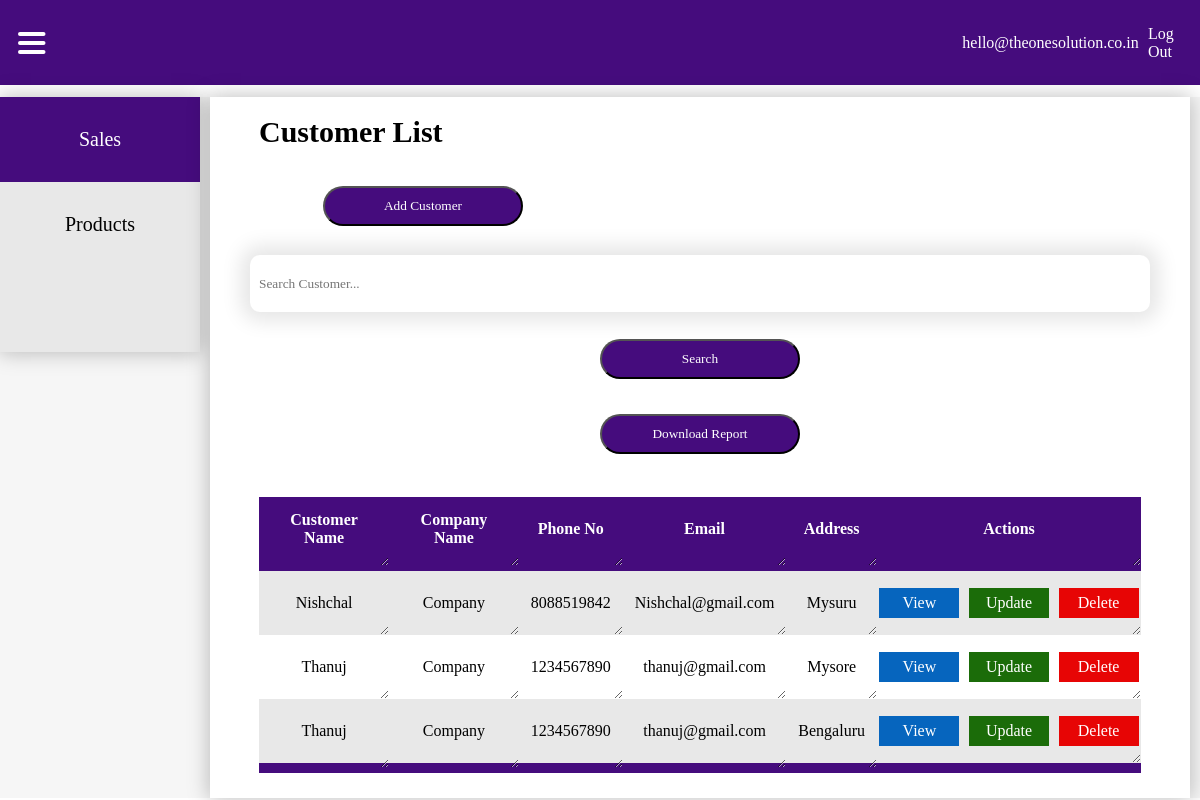
The page /cms/customerlist/ (signed in) on the database its author committed.
### mainapp/models.py (models this page shows, shortened)
class User(AbstractUser):
    is_admin = models.BooleanField(default=False)
    is_sales_login = models.BooleanField(default=False)
    is_service_desk = models.BooleanField(default=False)
    is_technician = models.BooleanField(default=False)

class Customer(models.Model):
    customer_name = models.CharField(max_length=100, null=True, blank=True, default=None)
    company_name = models.CharField(max_length=100, default='Company')
    customer_email = models.EmailField()
    customer_phone = models.CharField(max_length=10)
    customer_location = models.CharField(max_length=1000, null=True, blank=True, default=None)
    created_at = models.DateTimeField(default=get_current_date)

### mainapp/views.py (the view)
# urls.py: path('customerlist/', CustomerListView.as_view(), name='customerlist'),
class CustomerListView(LoginRequiredMixin, ListView):
    template_name = "customerlist.html"
    queryset = Customer.objects.all().order_by('-id')
    context_object_name = "customers"

### mainapp/templates/customerlist.html (shortened to what this page needs)
{% load static %}
<!DOCTYPE html>
<html lang="en">
<head>
    <link rel="stylesheet" href="{% static 'css/dashboard.css' %}">
</head>
<body>
    {% if request.user.is_sales_login or request.user.is_admin %}
     <nav>
        <div class="menu" >
            <img src="{% static 'icons/hamburger menu.svg' %}" alt="" onclick="toggleNavigation()">
        </div>
        <ul>
            <li>
                {% if request.user.is_authenticated %}
                <a href="">{{ request.user.username }}</a>
                <a href="{% url 'logout' %}">Log Out</a>
                {% else %}
                <a href="">Profile</a>
                <img src="{% static 'icons/dropdownarrowsvg.svg' %}" alt="">
                {% endif %}
            </li>
        </ul>
    </nav>
    <div class="contentholder">
        <div class="navigation">
            <div class="tabholder">
                {% if request.user.is_sales_login or request.user.is_admin %}
                <div class="nav-tab" onclick="toggleActive(this)">
                    <a href="{% url 'customerlist' %}">Sales</a>
                </div>
                <div class="nav-tab" onclick="toggleActive(this)">
                    <a href="{% url 'allproducts' %}">Products</a>
                </div>
                {% endif %}
                <div class="nav-tab" onclick="toggleActive(this)">
                    <a href=""></a>
                </div>
            </div>
        </div>
        <div class="displayboard">
            <div class="whiteboard">
                <div class="alignmentmaker">
                    <h3>Customer List</h3>
                    <div class="bottonholder">
                        <a href="{% url 'customercreate' %}"><button>Add Customer</button></a>
                    </div>
                    <form method="post" action="{% url 'search_results' %}">
                        <input type="text" name="q" placeholder="Search Customer...">
                        <button type="submit">Search</button>
                    </form>
                    <form method="post" action="{% url 'download_excel' %}">
                        <button type="submit">Download Report</button>
                    </form>
                    <table>
                        <thead>
                            <tr>
                                <th>Customer Name</th>
                                <th>Company Name</th>
                                <th>Phone No</th>
                                <th>Email</th>
                                <th>Address</th>
                                <th>Actions</th>
                            </tr>
                        </thead>
                        <tbody>
                            {% for customer in customers %}
                            <tr>
                                <td>{{ customer.customer_name | safe }}</td>
                                <td>{{ customer.company_name | safe }}</td>
                                <td>{{ customer.customer_phone | safe }}</td>
                                <td>{{ customer.customer_email | safe }}</td>
                                <td>{{ customer.customer_location | safe }}</td>
                                <td class="action">
                                    <a id="view" href="{% url 'customerdetails' customer.pk %}"><div class="buttonview">View</div></a>
                                    <a id="update" href="{% url 'customerupdate' customer.pk %}"><div class="button">Update</div></a>
                                    <a id="delete" href="{% url 'customerdelete' customer.pk %}"><div class="buttondelete">Delete</div></a>
                                </td>
                            </tr>
                            {% endfor %}
                        </tbody>
                    </table>
                </div>
            </div>
        </div>
    </div>
    {% else %}
    <p>Return to Login Page</p>
    {% endif %}
</body>
</html>

### static/css/dashboard.css (style rules this page uses)
* { margin: 0; padding: 0; font-family: Montserrat; }
nav { background: #450C7D; width: 100%; height: 85px; display: flex; justify-content: right; align-items: center; }
nav img { margin-left: 3%; }
nav ul { width: 100%; display: flex; align-items: center; justify-content: flex-end; }
nav ul li { margin: 2%; display: flex; align-items: center; justify-content: flex-end; }
nav ul li a { text-decoration: none; color: white; font-family: Montserrat; }
.contentholder { width: 100%; display: flex; align-items: start; justify-content: center; background: #F6F6F6; margin-top: 1%; }
.navigation { width: 20%; height: 100%; background: #FFF; box-shadow: 0px 0px 20px 1px rgba(0, 0, 0, 0.25); display: grid; align-items: center; justify-items: center; transition: width 0.5s ease-in-out; }
.displayboard { width: 100%; display: grid; align-items: start; justify-items: center; transition: width 0.5s ease-in-out; }
.menu { width: 100%; display: flex; align-items: center; justify-content: left; height: 100%; }
.menu img { margin: 3% 5% 3% 3%; cursor: pointer; }
.nav-tab { width: 100%; height: 85px; display: flex; align-items: center; justify-content: center; background: #E8E8E8; cursor: pointer; transition: .3s ease-in-out; }
.nav-tab.active { background: #450C7D; color: white; transition: .3s ease-in-out; }
.nav-tab.active a { color: white; }
.nav-tab a { text-decoration: none; color: black; text-align: center; font-size: 20px; color: black; width: 100%; height: 100%; display: flex; align-items: center; justify-content: center; }
.tabholder { width: 100%; }
.whiteboard { width: 98%; background: white; box-shadow: 0px 0px 20px 1px rgba(0, 0, 0, 0.25); display: flex; align-items: start; justify-content: center; }
.alignmentmaker { width: 90%; display: grid; align-items: start; justify-items: center; }
.alignmentmaker h3 { font-size: 30px; margin: 2% 0% 2% 0%; width: 100%; }
form { width: 100%; display: grid; align-items: center; justify-items: center; }
input { width: 100%; height: 40px; border: none; box-shadow: 0px 0px 20px 9px rgba(0,0,0,0.1); margin: 1%; padding: 1%; border-radius: 10px; }
button { width: 200px; height: 40px; background-color: #450C7D; color: #FFF; border-radius: 20px; margin: 2%; cursor: pointer; }
table { border-collapse: collapse; margin: 25px 0; font-size: 16px; width: 100%; resize: both; }
table thead tr { background: #450C7D; color: #FFF; font-weight: bold; padding: 3%; text-align: center; height: 40px; }
tr { background: #E8E8E8; }
tr:nth-child(even) { background: white; }
tr:last-child { border-bottom: 10px solid#450C7D; }
th, td { padding: 12px; height: 40px; text-align: center; overflow-x: auto; resize: horizontal; }
.action { padding: 12px; height: 40px; text-align: center; overflow-x: auto; display: flex; align-items: center; justify-content: center; }
#update { text-decoration: none; color: white; }
#delete { text-decoration: none; color: white; }
#view { text-decoration: none; color: #FFF; }
.button { background: #1b6c09; width: 80px; height: 30px; display: flex; align-items: center; justify-content: center; }
.buttondelete { background: #e70505; width: 80px; height: 30px; display: flex; align-items: center; justify-content: center; }
.buttonview { background: #0665be; width: 80px; height: 30px; display: flex; align-items: center; justify-content: center; }
.bottonholder { width: 90%; display: flex; align-items: center; justify-content: left; flex-wrap: wrap; }
a { margin: 2%; }

### rows shown on the page
User: user.username "hello@theonesolution.co.in"
Customer: customer_name "Nishchal", company_name "Company", customer_phone "8088519842", customer_email "Nishchal@gmail.com", customer_location "Mysuru"
Customer: customer_name "Thanuj", company_name "Company", customer_phone "1234567890", customer_email "thanuj@gmail.com", customer_location "Mysore"
Customer: customer_name "Thanuj", company_name "Company", customer_phone "1234567890", customer_email "thanuj@gmail.com", customer_location "Bengaluru"
